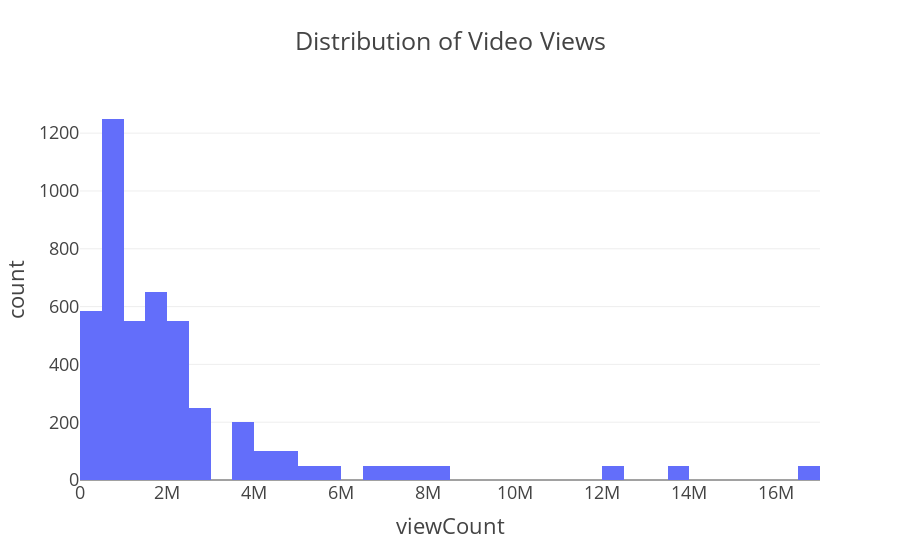
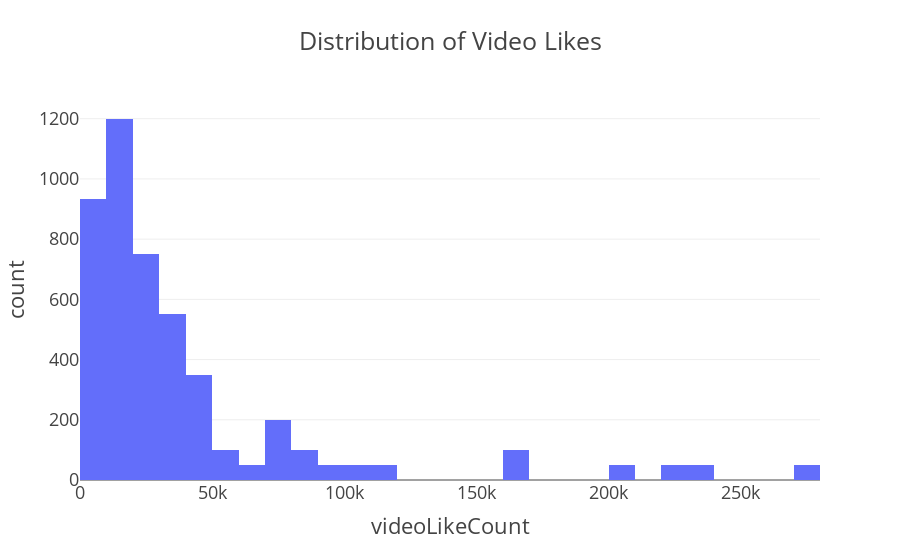
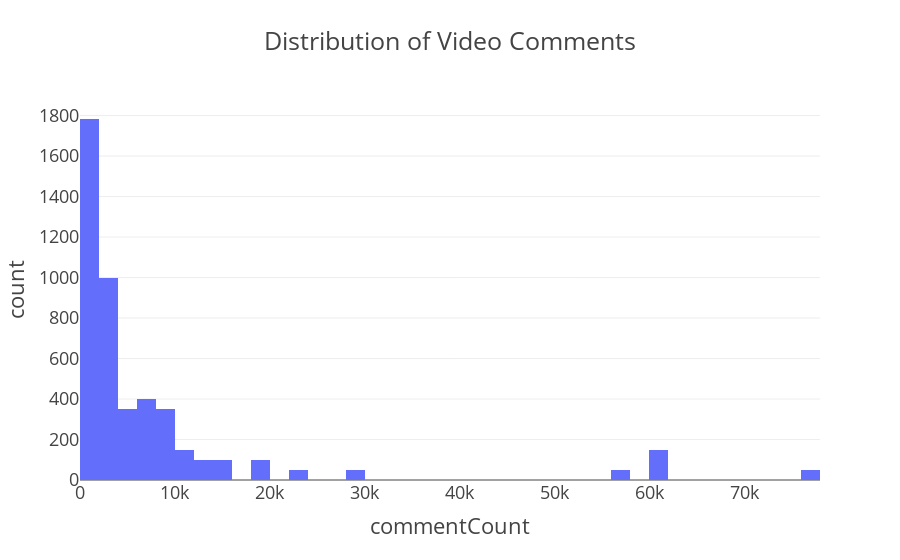

The code cell stored with these charts, in order, in its notebook:
### Code cell
# Views Histogram
fig1 = px.histogram(merged_df, x='viewCount', nbins=50,
                    title='Distribution of Video Views')
fig1.update_layout(template='presentation')
fig1.show()

# Likes Histogram
fig2 = px.histogram(merged_df, x='videoLikeCount', nbins=50,
                    title='Distribution of Video Likes')
fig2.update_layout(template='presentation')
fig2.show()

# Comments Histogram
fig3 = px.histogram(merged_df, x='commentCount', nbins=50,
                    title='Distribution of Video Comments')
fig3.update_layout(template='presentation')
fig3.show()

### Figure 1 — Plotly figure (JSON) as saved in the notebook; plotly's stock layout.template omitted (floating-point values rounded to 4 significant figures; data arrays with more than 128 entries replaced by an {"elided": "..."} marker saying what was removed)
{"data": [{"bingroup": "x", "hovertemplate": "viewCount=%{x}<br>count=%{y}<extra></extra>", "legendgroup": "", "marker": {"color": "#636efa", "pattern": {"shape": ""}}, "name": "", "nbinsx": 50, "orientation": "v", "showlegend": false, "type": "histogram", "x": {"elided": "4682 int values"}, "xaxis": "x", "yaxis": "y"}], "layout": {"autosize": true, "barmode": "relative", "legend": {"tracegroupgap": 0}, "title": {"text": "Distribution of Video Views"}, "xaxis": {"anchor": "y", "autorange": true, "domain": [0, 1], "range": [-0.5, 17000000.0], "title": {"text": "viewCount"}, "type": "linear"}, "yaxis": {"anchor": "x", "autorange": true, "domain": [0, 1], "range": [0, 1315.0], "title": {"text": "count"}}}}

### Figure 2 — Plotly figure (JSON) as saved in the notebook; plotly's stock layout.template omitted (floating-point values rounded to 4 significant figures; data arrays with more than 128 entries replaced by an {"elided": "..."} marker saying what was removed)
{"data": [{"bingroup": "x", "hovertemplate": "videoLikeCount=%{x}<br>count=%{y}<extra></extra>", "legendgroup": "", "marker": {"color": "#636efa", "pattern": {"shape": ""}}, "name": "", "nbinsx": 50, "orientation": "v", "showlegend": false, "type": "histogram", "x": {"elided": "4682 int values"}, "xaxis": "x", "yaxis": "y"}], "layout": {"autosize": true, "barmode": "relative", "legend": {"tracegroupgap": 0}, "title": {"text": "Distribution of Video Likes"}, "xaxis": {"anchor": "y", "autorange": true, "domain": [0, 1], "range": [-0.5, 280000.0], "title": {"text": "videoLikeCount"}, "type": "linear"}, "yaxis": {"anchor": "x", "autorange": true, "domain": [0, 1], "range": [0, 1262.0], "title": {"text": "count"}}}}

### Figure 3 — Plotly figure (JSON) as saved in the notebook; plotly's stock layout.template omitted (floating-point values rounded to 4 significant figures; data arrays with more than 128 entries replaced by an {"elided": "..."} marker saying what was removed)
{"data": [{"bingroup": "x", "hovertemplate": "commentCount=%{x}<br>count=%{y}<extra></extra>", "legendgroup": "", "marker": {"color": "#636efa", "pattern": {"shape": ""}}, "name": "", "nbinsx": 50, "orientation": "v", "showlegend": false, "type": "histogram", "x": {"elided": "4682 int values"}, "xaxis": "x", "yaxis": "y"}], "layout": {"autosize": true, "barmode": "relative", "legend": {"tracegroupgap": 0}, "title": {"text": "Distribution of Video Comments"}, "xaxis": {"anchor": "y", "autorange": true, "domain": [0, 1], "range": [-0.5, 78000.0], "title": {"text": "commentCount"}, "type": "linear"}, "yaxis": {"anchor": "x", "autorange": true, "domain": [0, 1], "range": [0, 1877.0], "title": {"text": "count"}}}}
